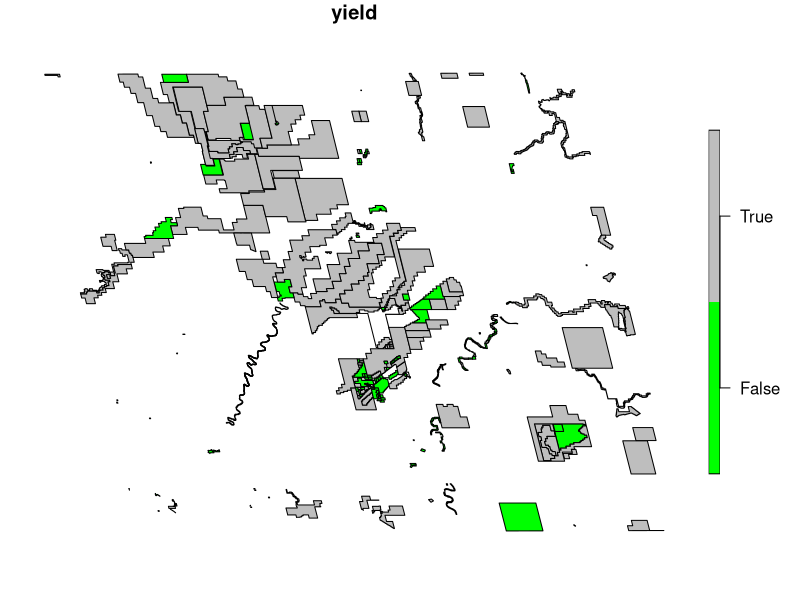
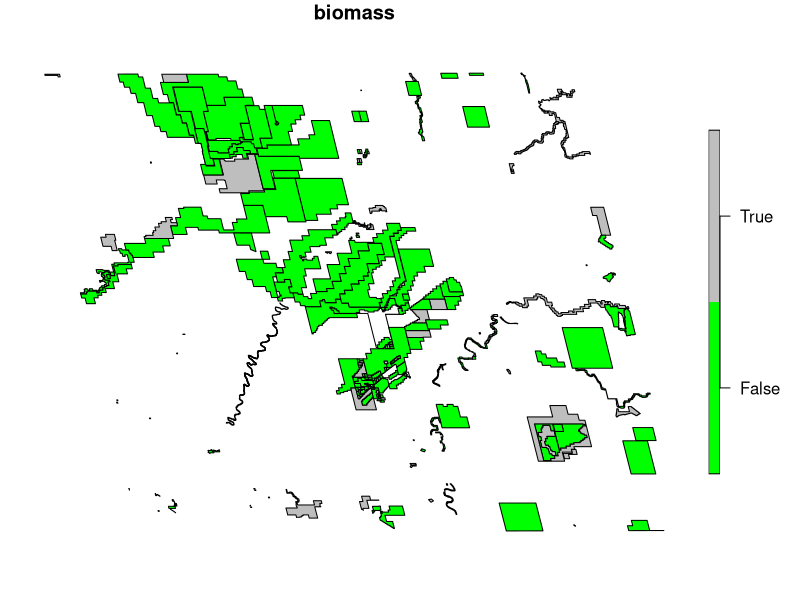
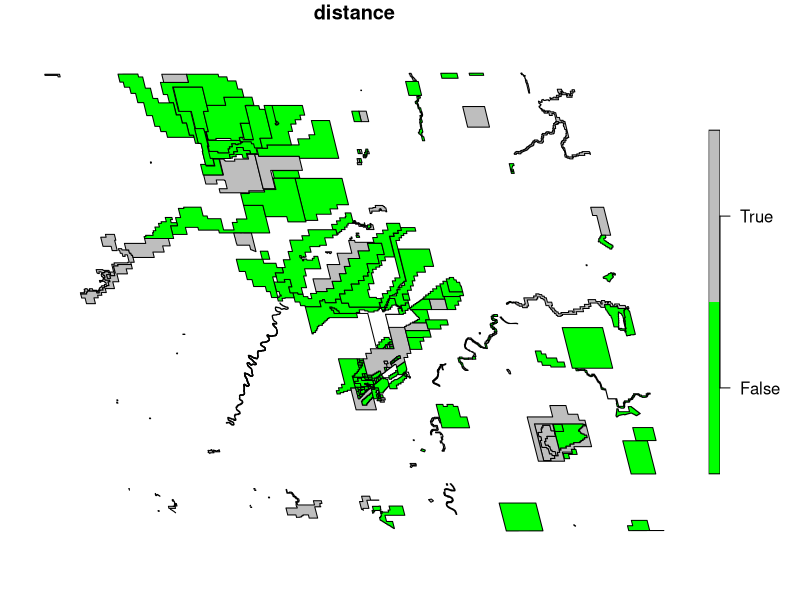

The R source for these figures, in order:
setwd("/home/petra/Studium/SPAT_OPT/LandUseOptimization")
library(sf)
library(dplyr)
library(stars)

# load from /results
yield <- read.csv("./results/result_F1_yield.csv", sep = ",")
biomass <- read.csv("./results/result_F2_biomass.csv", sep = ",")
dist <- read.csv("./results/result_F3_dist.csv", sep = ",")

# make into sf data frames
yield$geometry <- as.character(yield$geometry)
yield$geometry <- as.list(yield$geometry)
yield <- st_as_sf(yield)
yield <- st_zm(yield, drop = TRUE)

biomass$geometry <- as.character(biomass$geometry)
biomass$geometry <- as.list(biomass$geometry)
biomass <- st_as_sf(biomass)
biomass <- st_zm(biomass, drop = TRUE)

dist$geometry <- as.character(dist$geometry)
dist$geometry <- as.list(dist$geometry)
dist <- st_as_sf(dist)
dist <- st_zm(dist, drop = TRUE)

# plot
plot(yield["mining"], pal = c("green", "grey"), main="yield")
plot(biomass["mining"], pal = c("green", "grey"), main="biomass")
plot(dist["mining"], pal = c("green", "grey"), main="distance")

write_sf(yield, "./results/best_yield.shp")
write_sf(biomass, "./results/best_bio.shp")
write_sf(dist, "./results/best_dist.shp")
